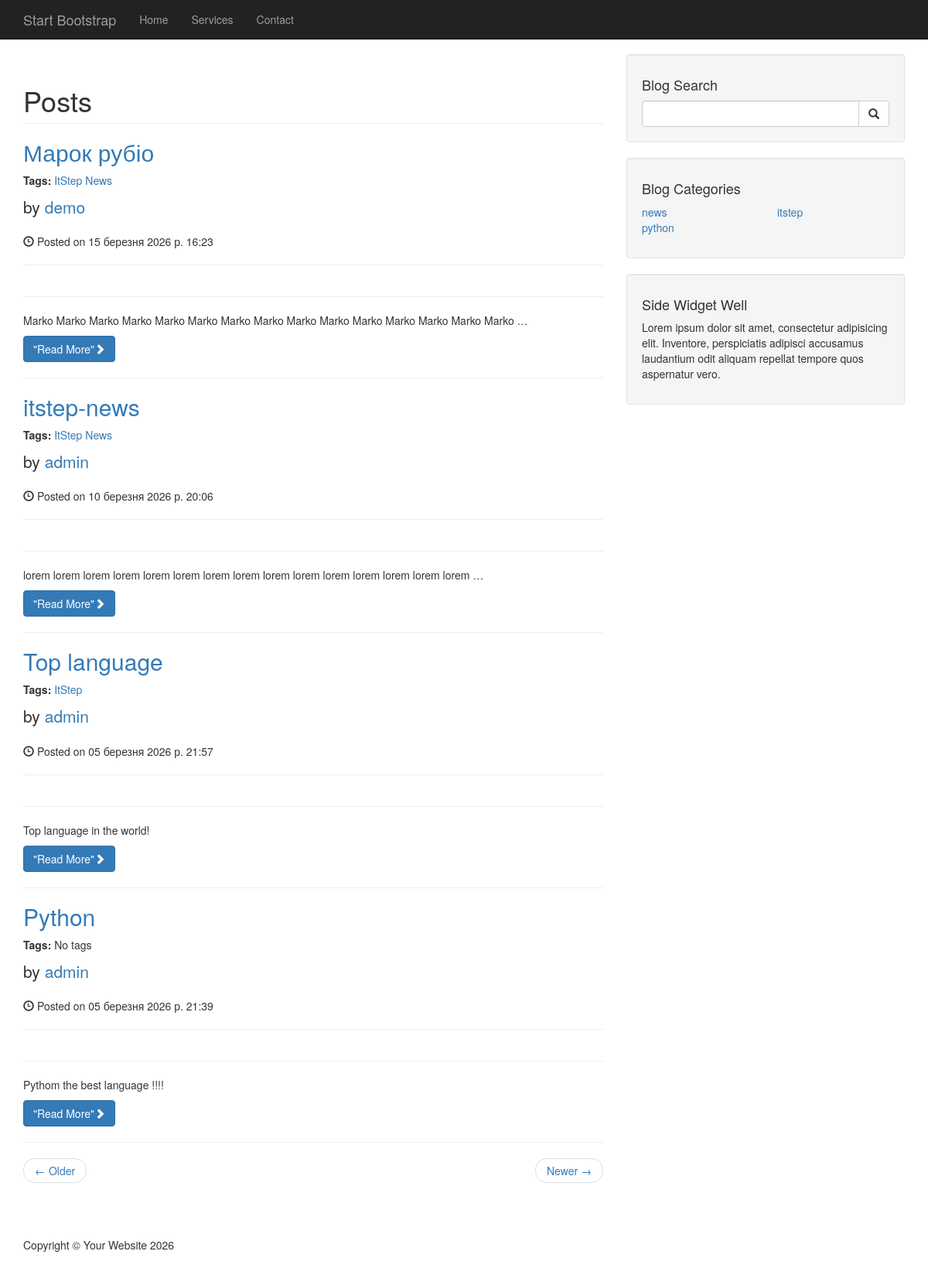
The page / on the database its author committed.
### blog/models.py (models this page shows, shortened)
class Post(models.Model):
    title = models.CharField(max_length=30, verbose_name="Заголовок")
    content = models.TextField(verbose_name="Опис")
    published_date = models.DateTimeField(auto_now_add=True, verbose_name="Дата публікації")
    category = models.ForeignKey(Category, on_delete=models.CASCADE, verbose_name="Категорія")
    user = models.ForeignKey(User, on_delete=models.CASCADE, verbose_name="Автор")
    image = models.URLField(
        default="https://soliloquywp.com/wp-content/uploads/2016/08/How-to-Set-a-Default-Featured-Image-in-WordPress.png"
    )
    slug = models.SlugField(max_length=220, blank=True, null=True, db_index=True)
    tags = models.ManyToManyField('Tag', blank=True, related_name='text', verbose_name="Теги")
    class Meta:
        verbose_name = "Новина"
        verbose_name_plural = "Новини"

class Tag(models.Model):
    name = models.CharField(max_length=30, verbose_name="Тег")
    slug = models.SlugField(max_length=220, blank=True, null=True, db_index=True)
    class Meta:
        verbose_name = "Тег"
        verbose_name_plural = "Теги"

class Category(models.Model):
    name = models.CharField(max_length=30, verbose_name="Назва")
    slug = models.SlugField(max_length=120, blank=True, null=True, db_index=True)
    class Meta:
        verbose_name = "Категорія"
        verbose_name_plural = "Категорії"

### blog/views.py (the view)
# urls.py: path('', views.index, name="home"),
def index(request):
    posts = Post.objects.all().order_by("-published_date")
    context = {'posts': posts}
    context.update(get_categories())
    return render(request, "blog/index.html", context)

### blog/views.py (called while the page is built)
def get_categories():
    all = Category.objects.all()
    count = all.count()
    half = count / 2 + count % 2
    first_half = all[:half]
    second_half = all[half:]
    return {'cat_left': first_half, 'cat_right': second_half}

### templates/blog/index.html (shortened to what this page needs)
{% extends "layout/main_layout.html" %}
{% block 'content' %}
<h1 class="page-header"> Posts </h1>
{% for post in posts %}
        <h2>
            <a href="{% url 'post_detail' slug=post.slug %}">{{ post.title }}</a>
        </h2>
            <p><strong>Tags:</strong>
                {% for tag in post.tags.all %}
                <a href="{% url 'tag' slug=tag.slug %}">{{ tag.name }}</a>
                    {% empty %}
                <span>No tags</span>
                {% endfor %}
</p>
        <p class="lead">
            by <a href="#">{{ post.user }}</a>
        </p>
        <p><span class="glyphicon glyphicon-time"></span> Posted on {{ post.published_date }}</p>
        <hr>
        <hr>
        <p>{{ post.content|truncatewords:15 }}</p>
        <a class="btn btn-primary" href="{% url 'post_detail' slug=post.slug %}">"Read More"<span
                class="glyphicon glyphicon-chevron-right"></span></a>
        <hr>
{% endfor %}
<ul class="pager">
    <li class="previous">
        <a href="#">&larr; Older</a>
    </li>
    <li class="next">
        <a href="#">Newer &rarr;</a>
    </li>
</ul>
 {% endblock %}

### templates/layout/main_layout.html
{% extends 'base.html' %}
{% block main %}
<div class="container">
    <div class="row">
        <div class="col-md-8">
             {% block 'content' %} {% endblock %}
        </div>
        <div class="col-md-4">
            <div class="well">
                <h4>Blog Search</h4>
                <div class="input-group">
                    <input type="text" class="form-control">
                    <span class="input-group-btn">
                            <button class="btn btn-default" type="button">
                                <span class="glyphicon glyphicon-search"></span>
                        </button>
                        </span>
                </div>
            </div>
            <div class="well">
                <h4>Blog Categories</h4>
                <div class="row">
                    <div class="col-lg-6">
                        <ul class="list-unstyled">
                            {% for c in cat_left %}
                                 <li><a href="{% url 'category' slug=c.slug %}">{{ c.name }}</a></li>
                            {% endfor %}
                        </ul>
                    </div>
                    <div class="col-lg-6">
                          <ul class="list-unstyled">
                            {% for c in cat_right %}
                                 <li><a href="{% url 'category' slug=c.slug %}">{{ c.name }}</a></li>
                            {% endfor %}
                        </ul>
                    </div>
                </div>
            </div>
            <div class="well">
                <h4>Side Widget Well</h4>
                <p>Lorem ipsum dolor sit amet, consectetur adipisicing elit. Inventore, perspiciatis adipisci accusamus
                    laudantium odit aliquam repellat tempore quos aspernatur vero.</p>
            </div>
        </div>
    </div>
    <footer>
        <div class="row">
            <div class="col-lg-12">
                <p>Copyright &copy; Your Website 2026</p>
            </div>
        </div>
    </footer>
</div>
{% endblock %}

### static/blog/css/blog-home.css (style rules this page uses)
body { padding-top: 70px; }
footer { margin: 50px 0; }

### rows shown on the page
Post: title "Марок рубіо", user "demo", published_date "15 березня 2026 р. 16:23", content "Marko Marko Marko Marko Marko Marko Marko Marko Marko Marko Marko Marko Marko Marko Marko …"
Tag: name "ItStep"
Tag: name "News"
Post: title "itstep-news", user "admin", published_date "10 березня 2026 р. 20:06", content "lorem lorem lorem lorem lorem lorem lorem lorem lorem lorem lorem lorem lorem lorem lorem …"
Post: title "Top language", user "admin", published_date "05 березня 2026 р. 21:57", content "Top language in the world!"
Post: title "Python", user "admin", published_date "05 березня 2026 р. 21:39", content "Pythom the best language !!!!"
Category: name "news"
Category: name "python"
Category: name "itstep"
